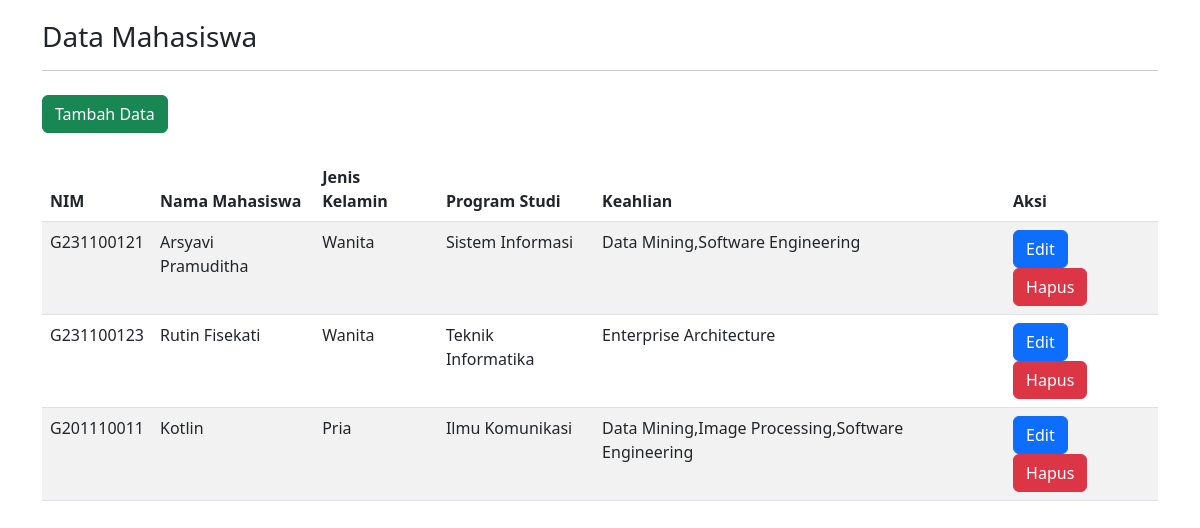
The page / on the database its author committed.
### tables this page shows
CREATE TABLE `mahasiswa` (
  `id` int(10) NOT NULL,
  `nim` varchar(50) NOT NULL,
  `nama_mahasiswa` varchar(50) NOT NULL,
  `jenis_kelamin` enum('Pria','Wanita') NOT NULL,
  `program_studi` varchar(50) NOT NULL,
  `keahlian` varchar(100) NOT NULL
);

### index.php (the view, shortened to what this page needs)
<?php
include("conf.php");
?>
<!doctype html>
<html lang="en">
<head>
    <link href="https://cdn.jsdelivr.net/npm/bootstrap@5.3.0-alpha3/dist/css/bootstrap.min.css" rel="stylesheet">
</head>
<body>
    <div class="container">
        <div class="col-md-12">
            <h3 style="margin:20px 0px 5px 0px">Data Mahasiswa</h3>
            <hr>
            <a href="tambah_form.php" class="btn btn-success mt-2">Tambah Data</a>
            <table class="table table-striped mt-4">
                <thead>
                    <tr class="info">
                        <th>NIM</th>
                        <th>Nama Mahasiswa</th>
                        <th>Jenis Kelamin</th>
                        <th>Program Studi</th>
                        <th>Keahlian</th>
                        <th>Aksi</th>
                    </tr>
                </thead>
                <?php
                $sql = "select * from mahasiswa";
                $query = mysqli_query($koneksi, $sql);
                while ($mhs = mysqli_fetch_array($query)) {
                    echo "<tr>";
                    echo "<td>" . $mhs['nim'] . "</td>";
                    echo "<td>" . $mhs['nama_mahasiswa'] . "</td>";
                    echo "<td>" . $mhs['jenis_kelamin'] . "</td>";
                    echo "<td>" . $mhs['program_studi'] . "</td>";
                    echo "<td>" . $mhs['keahlian'] . "</td>";
                    echo "<td>";
                    echo "<a href='edit_form.php?id=" . $mhs['id'] . "' class='btn btn-primary'>Edit</a> &nbsp";
                    echo "<a href='hapus.php?id=" . $mhs['id'] . "' class='btn btn-danger' onclick='return konfirmasi()''>Hapus</a>";
                    echo "</td>";
                    echo "</tr>";
                }
                ?>
            </table>
        </div>
    </div>
</body>
</html>

### rows shown on the page
mahasiswa: nim "G231100121", nama_mahasiswa "Arsyavi Pramuditha", jenis_kelamin "Wanita", program_studi "Sistem Informasi", keahlian "Data Mining,Software Engineering"
mahasiswa: nim "G231100123", nama_mahasiswa "Rutin Fisekati", jenis_kelamin "Wanita", program_studi "Teknik Informatika", keahlian "Enterprise Architecture"
mahasiswa: nim "G201110011", nama_mahasiswa "Kotlin", jenis_kelamin "Pria", program_studi "Ilmu Komunikasi", keahlian "Data Mining,Image Processing,Software Engineering"
